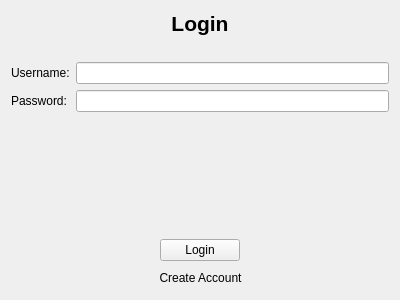
<?xml version="1.0" encoding="UTF-8"?>
<ui version="4.0">
 <class>LoginPage</class>
 <widget class="QWidget" name="LoginPage">
  <property name="geometry">
   <rect>
    <x>0</x>
    <y>0</y>
    <width>400</width>
    <height>300</height>
   </rect>
  </property>
  <property name="windowTitle">
   <string>Login</string>
  </property>
  <layout class="QVBoxLayout" name="verticalLayout">
   <item>
    <widget class="QLabel" name="labelTitle">
     <property name="font">
      <font>
       <pointsize>16</pointsize>
       <weight>75</weight>
       <bold>true</bold>
      </font>
     </property>
     <property name="text">
      <string>Login</string>
     </property>
     <property name="alignment">
      <set>Qt::AlignCenter</set>
     </property>
    </widget>
   </item>
   <item>
    <spacer name="verticalSpacer_2">
     <property name="orientation">
      <enum>Qt::Vertical</enum>
     </property>
     <property name="sizeType">
      <enum>QSizePolicy::Fixed</enum>
     </property>
     <property name="sizeHint" stdset="0">
      <size>
       <width>20</width>
       <height>20</height>
      </size>
     </property>
    </spacer>
   </item>
   <item>
    <layout class="QFormLayout" name="formLayout">
     <item row="0" column="0">
      <widget class="QLabel" name="labelUsername">
       <property name="text">
        <string>Username:</string>
       </property>
      </widget>
     </item>
     <item row="0" column="1">
      <widget class="QLineEdit" name="lineEditUsername"/>
     </item>
     <item row="1" column="0">
      <widget class="QLabel" name="labelPassword">
       <property name="text">
        <string>Password:</string>
       </property>
      </widget>
     </item>
     <item row="1" column="1">
      <widget class="QLineEdit" name="lineEditPassword">
       <property name="echoMode">
        <enum>QLineEdit::Password</enum>
       </property>
      </widget>
     </item>
    </layout>
   </item>
   <item>
    <spacer name="verticalSpacer">
     <property name="orientation">
      <enum>Qt::Vertical</enum>
     </property>
     <property name="sizeHint" stdset="0">
      <size>
       <width>20</width>
       <height>40</height>
      </size>
     </property>
    </spacer>
   </item>
   <item>
    <layout class="QHBoxLayout" name="horizontalLayout">
     <item>
      <spacer name="horizontalSpacer">
       <property name="orientation">
        <enum>Qt::Horizontal</enum>
       </property>
       <property name="sizeHint" stdset="0">
        <size>
         <width>40</width>
         <height>20</height>
        </size>
       </property>
      </spacer>
     </item>
     <item>
      <widget class="QPushButton" name="pushButtonLogin">
       <property name="text">
        <string>Login</string>
       </property>
      </widget>
     </item>
     <item>
      <spacer name="horizontalSpacer_2">
       <property name="orientation">
        <enum>Qt::Horizontal</enum>
       </property>
       <property name="sizeHint" stdset="0">
        <size>
         <width>40</width>
         <height>20</height>
        </size>
       </property>
      </spacer>
     </item>
    </layout>
   </item>
   <item>
    <layout class="QHBoxLayout" name="horizontalLayout_2">
     <item>
      <spacer name="horizontalSpacer_3">
       <property name="orientation">
        <enum>Qt::Horizontal</enum>
       </property>
       <property name="sizeHint" stdset="0">
        <size>
         <width>40</width>
         <height>20</height>
        </size>
       </property>
      </spacer>
     </item>
     <item>
      <widget class="QPushButton" name="pushButtonGoToRegister">
       <property name="text">
        <string>Create Account</string>
       </property>
       <property name="flat">
        <bool>true</bool>
       </property>
      </widget>
     </item>
     <item>
      <spacer name="horizontalSpacer_4">
       <property name="orientation">
        <enum>Qt::Horizontal</enum>
       </property>
       <property name="sizeHint" stdset="0">
        <size>
         <width>40</width>
         <height>20</height>
        </size>
       </property>
      </spacer>
     </item>
    </layout>
   </item>
  </layout>
 </widget>
 <resources/>
 <connections/>
</ui> 
